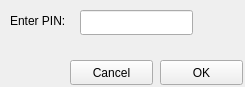
<?xml version="1.0" encoding="UTF-8"?>
<ui version="4.0">
 <class>PINEntryWidget</class>
 <widget class="QWidget" name="PINEntryWidget">
  <property name="geometry">
   <rect>
    <x>0</x>
    <y>0</y>
    <width>245</width>
    <height>87</height>
   </rect>
  </property>
  <property name="windowTitle">
   <string>Enter PIN</string>
  </property>
  <widget class="QLabel" name="PINPromptText">
   <property name="geometry">
    <rect>
     <x>10</x>
     <y>10</y>
     <width>64</width>
     <height>21</height>
    </rect>
   </property>
   <property name="text">
    <string>Enter PIN:</string>
   </property>
  </widget>
  <widget class="QPushButton" name="OKButton">
   <property name="geometry">
    <rect>
     <x>160</x>
     <y>60</y>
     <width>83</width>
     <height>25</height>
    </rect>
   </property>
   <property name="text">
    <string>OK</string>
   </property>
  </widget>
  <widget class="QPushButton" name="CancelButton">
   <property name="geometry">
    <rect>
     <x>70</x>
     <y>60</y>
     <width>83</width>
     <height>25</height>
    </rect>
   </property>
   <property name="text">
    <string>Cancel</string>
   </property>
  </widget>
  <widget class="QLineEdit" name="PINEntryInput">
   <property name="geometry">
    <rect>
     <x>80</x>
     <y>10</y>
     <width>113</width>
     <height>25</height>
    </rect>
   </property>
   <property name="text">
    <string/>
   </property>
  </widget>
 </widget>
 <resources/>
 <connections/>
</ui>
